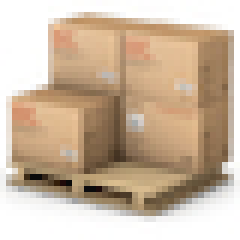
#> input picture correosoficial/views/commons/img/carrier_image.jpg, 40 x 40 px (shown 6 times larger)
$ python auditar_fondos.py --dir ../../correosoficial/views/commons/img
#> lines starting #> are read from the running program, lines starting #| are printed output that depends on the picture; after the words box and inside, x2 and y2 are one past the last pixel; in counts of white or black regions, pixels touching at a corner belong together
#!/usr/bin/env python3
# -*- coding: utf-8 -*-
"""
Audita (y opcionalmente arregla) los fondos de una carpeta de imagenes ya
generadas: detecta las que no tienen el gris canonico, las que traen degradado
de estudio y las que se guardaron CRUDAS (sin el re-encuadre 3:4).

El arreglo NO llama a la API: ajusta un modelo suave del fondo (polinomio),
lo aplana al gris exacto respetando el producto, y recoloca el sujeto en el
lienzo 1200x1600 con el margen estandar.

Requisitos:  pip install pillow numpy scipy

Uso (desde la raiz del proyecto):
  # solo auditar (no toca nada)
  python3 scripts/unificacion-imagenes/auditar_fondos.py --dir salida_unificacion/baberos_bebe

  # auditar y arreglar: escribe las corregidas en <dir>/_corregidas
  python3 scripts/unificacion-imagenes/auditar_fondos.py --dir CARPETA --fix

  # arreglar sobrescribiendo los originales (haz copia antes)
  python3 scripts/unificacion-imagenes/auditar_fondos.py --dir CARPETA --fix --in-place

Opcionales: --gray "#f1f1f0" --w 1200 --h 1600 --margin 150

Que marca cada aviso:
  CRUDA      el tamano no es el del lienzo -> no paso por el re-encuadre
  FONDO      el color de fondo se aleja del gris objetivo
  DEGRADADO  el fondo no es plano (mas claro en el centro, viñeteado...)
  DESCENTRADA  el producto no esta centrado: casi siempre una sombra lateral
             se colo en la caja de recorte y desplazo (y encogio) el producto
Nota: el % de "restos" puede dar falso positivo cuando el propio producto es
de un tono claro y neutro (crema, beige). Por eso solo se avisa, no decide.
"""
import os, sys, glob, argparse
import numpy as np
from PIL import Image, ImageFile
from scipy import ndimage

ImageFile.LOAD_TRUNCATED_IMAGES = True

def hex2rgb(h):
    h = h.lstrip("#")
    return np.array([int(h[i:i+2], 16) for i in (0, 2, 4)], dtype=np.float32)

def _terms(X, Y):
    return [np.ones_like(X), X, Y, X*X, X*Y, Y*Y, X*X*Y, X*Y*Y, X*X*Y*Y]

# [12 lines left out: function _fit_bg, not called in this run]

def medir(path, gray):
    im = Image.open(path).convert("RGB")
#> im is the input picture: PIL image 40x40 RGB; mean R, G, B 203.9, 183.6, 161.9
    a = np.asarray(im).astype(np.float32)
    h, w, _ = a.shape
#> h = 40; w = 40
    k = max(8, int(min(h, w)*0.02))
#> k = 8
    fr = np.concatenate([a[:k].reshape(-1, 3), a[-k:].reshape(-1, 3),
                         a[:, :k].reshape(-1, 3), a[:, -k:].reshape(-1, 3)])
#> fr = 1280 rows, first 8: [255, 255, 255], [255, 255, 255], [255, 255, 255], [255, 255, 255], [255, 255, 255], [255, 255, 255], [255, 255, 255], [255, 255, 255]
    bg = np.median(fr, 0)
#> bg = [248, 248, 248]
    desv = float(np.sqrt(((bg - gray)**2).sum()))
#> desv = 12.73
    c = [a[:k, :k].reshape(-1, 3).mean(0), a[:k, -k:].reshape(-1, 3).mean(0),
         a[-k:, :k].reshape(-1, 3).mean(0), a[-k:, -k:].reshape(-1, 3).mean(0)]
#> c = [[255, 255, 255], [229.8, 217.4, 204.2], [249.5, 249.4, 249.1], [244.7, 244.5, 244]]
    grad = float(max(np.linalg.norm(c[i]-c[j]) for i in range(4) for j in range(i+1, 4)))
#> grad = 68.07
    chroma = a.max(2) - a.min(2); dist = np.sqrt(((a - gray)**2).sum(2))
#> after `chroma = a.max(2) - a.min(2)`:
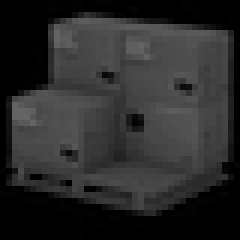
#> chroma: shape (40, 40) float32 (shown 6 times larger); min 0, max 101, mean 42.1
#> after `dist = np.sqrt(((a - gray) ** 2).sum(2))`:
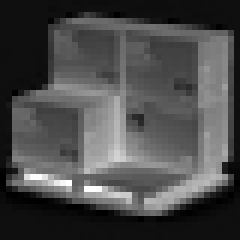
#> dist: shape (40, 40) float32 (shown 6 times larger); min 1, max 399.5, mean 118.1; drawn with min black and max white
    restos = float(((chroma < 25) & (dist > 8) & (dist < 90)).mean())
#> restos = 0.33
    # descentrado horizontal del producto (0 = centrado)
    fuerte = dist > 45
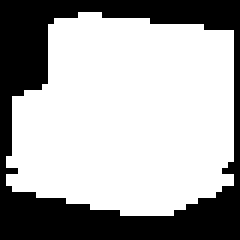
#> fuerte: shape (40, 40) bool (shown 6 times larger); 66.2% white; 1 black region, box (x1, y1, x2, y2) and area: (0, 0, 40, 40) 541
    dx = float((np.where(fuerte)[1].mean() - (w-1)/2)/w) if fuerte.sum() > 100 else 0.0
#> dx = 0.0329
    return im.size, desv, grad, restos, dx

# [42 lines left out: function arreglar, not called in this run]

def main():
    ap = argparse.ArgumentParser()
    ap.add_argument("--dir", required=True, help="Carpeta con las imagenes generadas")
    ap.add_argument("--fix", action="store_true", help="Corregir las que fallen")
    ap.add_argument("--in-place", action="store_true", help="Sobrescribir los originales (con --fix)")
    ap.add_argument("--gray", default="#f1f1f0")
    ap.add_argument("--w", type=int, default=1200)
    ap.add_argument("--h", type=int, default=1600)
    ap.add_argument("--margin", type=int, default=150)
    args = ap.parse_args()
    gray = hex2rgb(args.gray)

    files = sorted(f for f in glob.glob(os.path.join(args.dir, "*"))
                   if f.lower().endswith((".png", ".jpg", ".jpeg", ".webp")))
    if not files:
        print("No hay imagenes en", args.dir); sys.exit(1)

    malas = []
    print("%-32s %11s %7s %7s %8s %7s" % ("imagen", "tamano", "desv", "grad", "restos", "descen"))
    filas = []
    for p in files:
        try:
            sz, d, g, r, dx = medir(p, gray)
#> sz = (40, 40); d = 12.73; g = 68.07; r = 0.33; dx = 0.0329
        except Exception as e:
            print("  ERROR leyendo %s: %s" % (os.path.basename(p), e)); continue
        avisos = []
        if sz != (args.w, args.h): avisos.append("CRUDA")
        if d > 10: avisos.append("FONDO")
        if g > 18: avisos.append("DEGRADADO")
        if abs(dx) > 0.03: avisos.append("DESCENTRADA")
        filas.append((p, sz, d, g, r, dx, avisos))
        if avisos: malas.append(p)
    for p, sz, d, g, r, dx, av in sorted(filas, key=lambda x: -(x[2]+x[3]+abs(x[5])*100)):
        print("%-32s %11s %7.1f %7.1f %7.1f%% %+7.3f  %s" %
              (os.path.basename(p)[:32], "%dx%d" % sz, d, g, r*100, dx, " ".join(av)))
#> this loop made 1 pass
#> (sz, d, g, r, dx, av) on pass 1: ((40, 40), 12.73, 68.07, 0.33, 0.0329, ['CRUDA', 'FONDO', 'DEGRADADO', 'DESCENTRADA'])
#| carrier_image.jpg                      40x40    12.7    68.1    33.0%  +0.033  CRUDA FONDO DEGRADADO DESCENTRADA

    print("\n== RESUMEN ==  total %d | correctas %d | a corregir %d" % (len(filas), len(filas)-len(malas), len(malas)))
#| == RESUMEN ==  total 1 | correctas 0 | a corregir 1
    if not args.fix or not malas:
        if malas and not args.fix:
            print("Ejecuta otra vez con --fix para corregirlas.")
        return

    dest = args.dir if args.in_place else os.path.join(args.dir, "_corregidas")
    if not args.in_place:
        os.makedirs(dest, exist_ok=True)
    ok = fallo = 0
    for p in malas:
        try:
            out = arreglar(p, gray, args.w, args.h, args.margin)
            if out is None:
                print("  no se detecta el producto:", os.path.basename(p)); fallo += 1; continue
            out.save(os.path.join(dest, os.path.splitext(os.path.basename(p))[0] + ".png"))
            ok += 1
        except Exception as e:
            print("  fallo en %s: %s" % (os.path.basename(p), str(e)[:70])); fallo += 1
    print("\nCorregidas %d (fallos %d) en: %s" % (ok, fallo, dest))
    if not args.in_place:
        print("Revisalas y, si te convencen, muevelas sobre las originales.")

if __name__ == "__main__":
    main()
